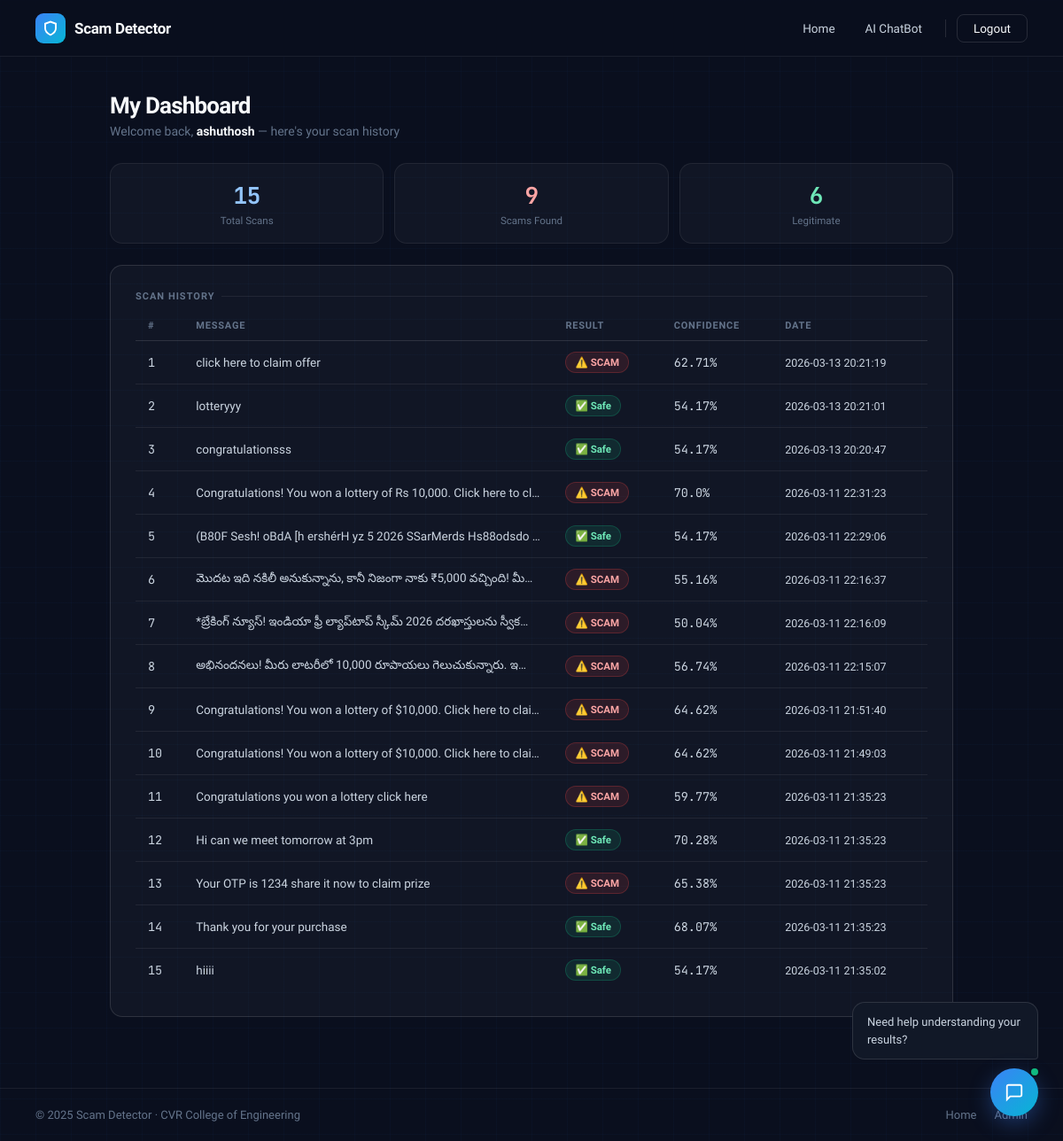
/dashboard (signed in), run on an earlier commit of the app's database.
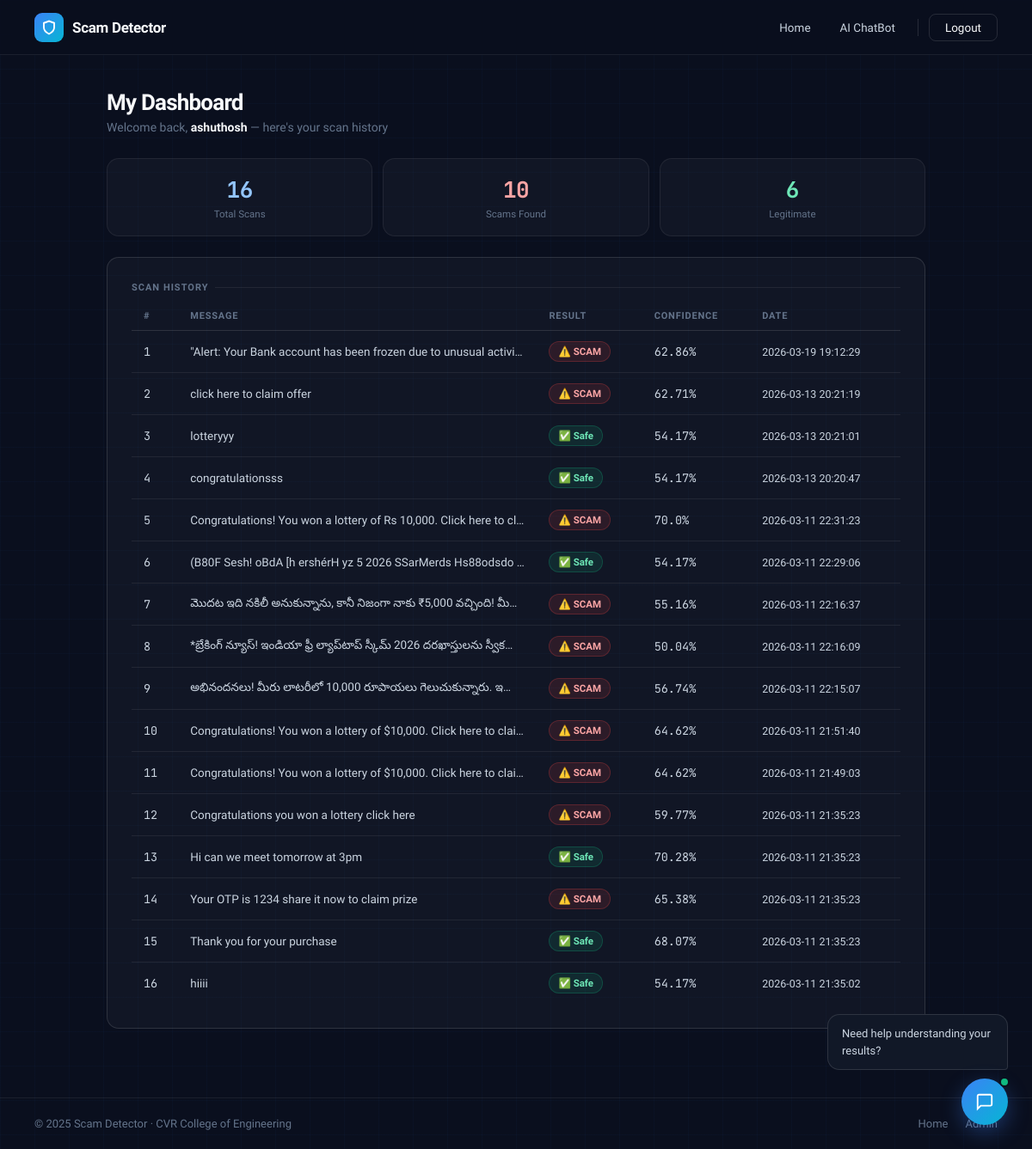
And on a later commit of the database.
### tables this page shows
CREATE TABLE predictions (
            id INTEGER PRIMARY KEY AUTOINCREMENT,
            message TEXT NOT NULL,
            result TEXT NOT NULL,
            confidence REAL NOT NULL,
            timestamp TEXT NOT NULL
        , user_id INTEGER DEFAULT NULL);

### app.py (the view)
@app.route('/dashboard')
def dashboard():
    user = session.get('user')
    if not user:
        return redirect(url_for('login'))
    predictions = get_user_predictions(user['id'])
    return render_template('dashboard.html',
                           predictions=predictions,
                           username=user['username'])

### database.py (called while the page is built)
def get_user_predictions(user_id):
    conn = sqlite3.connect(DB_NAME)
    cursor = conn.cursor()
    cursor.execute(
        """SELECT id, message, result, confidence, timestamp
           FROM predictions
           WHERE user_id = ?
           ORDER BY timestamp DESC""",
        (user_id,)
    )
    rows = cursor.fetchall()
    conn.close()
    return rows

### templates/dashboard.html (shortened to what this page needs)
<!DOCTYPE html>
<html lang="en">
<head>
<link rel="stylesheet" href="{{ url_for('static', filename='style.css') }}">
</head>
<body>
<nav>
  <a href="/" class="nav-brand">
    <div class="nav-logo"><svg viewBox="0 0 24 24" fill="none" stroke="white" stroke-width="2.5" stroke-linecap="round"><path d="M12 22s8-4 8-10V5l-8-3-8 3v7c0 6 8 10 8 10z"/></svg></div>
    <span class="nav-brand-text">Scam Detector</span>
  </a>
  <div class="nav-links">
    <a href="/" class="nav-link">Home</a>
    <a href="/chatbot" class="nav-link">AI ChatBot</a>
    <a href="/logout" class="nav-btn-outline">Logout</a>
  </div>
</nav>
<div class="page page-lg">
  <div style="margin-bottom:28px;">
    <h1 class="page-title">My Dashboard</h1>
    <p class="page-sub" style="margin-bottom:0;">Welcome back, <strong style="color:var(--text1);">{{ username }}</strong> — here's your scan history</p>
  </div>
  {% set scam_count = namespace(value=0) %}
  {% set safe_count = namespace(value=0) %}
  {% for row in predictions %}
    {% if row[2] == 'SCAM' %}
      {% set scam_count.value = scam_count.value + 1 %}
    {% else %}
      {% set safe_count.value = safe_count.value + 1 %}
    {% endif %}
  {% endfor %}
  <div class="stat-grid mb-24">
    <div class="stat-card">
      <div class="stat-num text-blue">{{ predictions|length }}</div>
      <div class="stat-lbl">Total Scans</div>
    </div>
    <div class="stat-card">
      <div class="stat-num text-red">{{ scam_count.value }}</div>
      <div class="stat-lbl">Scams Found</div>
    </div>
    <div class="stat-card">
      <div class="stat-num text-green">{{ safe_count.value }}</div>
      <div class="stat-lbl">Legitimate</div>
    </div>
  </div>
  <div class="card">
    <div class="section-label">Scan History</div>
    {% if predictions %}
    <div style="overflow-x:auto;">
      <table class="sd-table">
        <thead>
          <tr>
            <th>#</th>
            <th>Message</th>
            <th>Result</th>
            <th>Confidence</th>
            <th>Date</th>
          </tr>
        </thead>
        <tbody>
          {% for row in predictions %}
          <tr>
            <td class="mono text-muted">{{ loop.index }}</td>
            <td style="max-width:340px;overflow:hidden;text-overflow:ellipsis;white-space:nowrap;color:var(--text2);">
              {{ row[1] }}
            </td>
            <td>
              <span class="badge {{ 'badge-scam' if row[2]=='SCAM' else 'badge-safe' }}">
                {{ '⚠️ SCAM' if row[2]=='SCAM' else '✅ Safe' }}
              </span>
            </td>
            <td class="mono" style="color:var(--text2);">{{ row[3] }}%</td>
            <td class="text-muted" style="font-size:12.5px;">{{ row[4] }}</td>
          </tr>
          {% endfor %}
        </tbody>
      </table>
    </div>
    {% else %}
      <div style="text-align:center;padding:40px 20px;color:var(--text3);">
        <div style="font-size:36px;margin-bottom:12px;">🔍</div>
        <p style="font-size:14px;">No scans yet. <a href="/" style="color:#93c5fd;text-decoration:none;">Scan your first message!</a></p>
      </div>
    {% endif %}
  </div>
</div>
<div id="chat-widget">
  <div id="chat-bubble">Need help understanding your results?</div>
  <a href="/chatbot" id="chat-toggle">
    <svg viewBox="0 0 24 24" fill="none" stroke="white" stroke-width="2" stroke-linecap="round"><path d="M21 15a2 2 0 0 1-2 2H7l-4 4V5a2 2 0 0 1 2-2h14a2 2 0 0 1 2 2z"/></svg>
    <div class="chat-ping"></div>
  </a>
</div>
<footer>
  <div class="footer-left">© 2025 Scam Detector · CVR College of Engineering</div>
  <div class="footer-right">
    <a href="/" class="footer-link">Home</a>
    <a href="/admin" class="footer-link">Admin</a>
  </div>
</footer>
</body>
</html>

What changed in the data, as far as the page shows it:
added predictions: message "\"Alert: Your Bank account has been frozen due to unusual activi…", result "⚠️ SCAM", confidence "62.86", timestamp "2026-03-19 19:12:29"
Also different on the page:
{{ predictions|length }}: "15" → "16"
{{ scam_count.value }}: "9" → "10"
